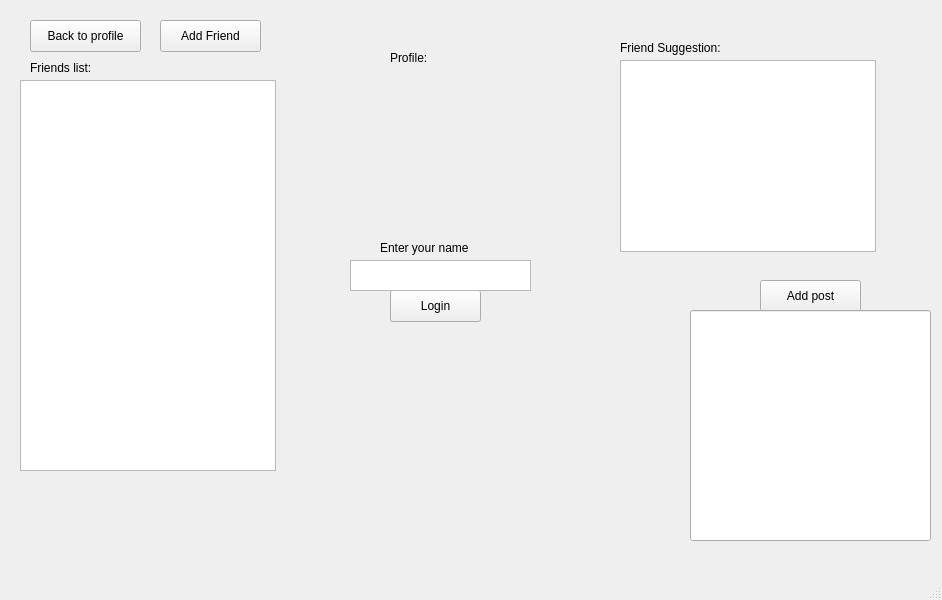
<?xml version="1.0" encoding="UTF-8"?>
<ui version="4.0">
 <class>SocialNetworkWindow</class>
 <widget class="QMainWindow" name="SocialNetworkWindow">
  <property name="geometry">
   <rect>
    <x>0</x>
    <y>0</y>
    <width>942</width>
    <height>600</height>
   </rect>
  </property>
  <property name="windowTitle">
   <string>SocialNetworkWindow</string>
  </property>
  <widget class="QWidget" name="centralwidget">
   <widget class="QPushButton" name="loginButton">
    <property name="geometry">
     <rect>
      <x>390</x>
      <y>290</y>
      <width>91</width>
      <height>32</height>
     </rect>
    </property>
    <property name="text">
     <string>Login</string>
    </property>
   </widget>
   <widget class="QPushButton" name="backToProfileButton">
    <property name="geometry">
     <rect>
      <x>30</x>
      <y>20</y>
      <width>111</width>
      <height>32</height>
     </rect>
    </property>
    <property name="text">
     <string>Back to profile</string>
    </property>
   </widget>
   <widget class="QPushButton" name="addFriendButton">
    <property name="geometry">
     <rect>
      <x>160</x>
      <y>20</y>
      <width>101</width>
      <height>32</height>
     </rect>
    </property>
    <property name="text">
     <string>Add Friend</string>
    </property>
   </widget>
   <widget class="QPushButton" name="addPostButton">
    <property name="geometry">
     <rect>
      <x>760</x>
      <y>280</y>
      <width>101</width>
      <height>32</height>
     </rect>
    </property>
    <property name="text">
     <string>Add post</string>
    </property>
   </widget>
   <widget class="QTextEdit" name="nameInput">
    <property name="geometry">
     <rect>
      <x>350</x>
      <y>260</y>
      <width>181</width>
      <height>31</height>
     </rect>
    </property>
    <property name="html">
     <string>&lt;!DOCTYPE HTML PUBLIC &quot;-//W3C//DTD HTML 4.0//EN&quot; &quot;http://www.w3.org/TR/REC-html40/strict.dtd&quot;&gt;
&lt;html&gt;&lt;head&gt;&lt;meta name=&quot;qrichtext&quot; content=&quot;1&quot; /&gt;&lt;meta charset=&quot;utf-8&quot; /&gt;&lt;style type=&quot;text/css&quot;&gt;
p, li { white-space: pre-wrap; }
hr { height: 1px; border-width: 0; }
li.unchecked::marker { content: &quot;\2610&quot;; }
li.checked::marker { content: &quot;\2612&quot;; }
&lt;/style&gt;&lt;/head&gt;&lt;body style=&quot; font-family:'.AppleSystemUIFont'; font-size:13pt; font-weight:400; font-style:normal;&quot;&gt;
&lt;p style=&quot;-qt-paragraph-type:empty; margin-top:0px; margin-bottom:0px; margin-left:0px; margin-right:0px; -qt-block-indent:0; text-indent:0px;&quot;&gt;&lt;br /&gt;&lt;/p&gt;&lt;/body&gt;&lt;/html&gt;</string>
    </property>
   </widget>
   <widget class="QLabel" name="loginPrompt">
    <property name="geometry">
     <rect>
      <x>380</x>
      <y>240</y>
      <width>151</width>
      <height>16</height>
     </rect>
    </property>
    <property name="text">
     <string>Enter your name</string>
    </property>
   </widget>
   <widget class="QTableWidget" name="friendsTable">
    <property name="geometry">
     <rect>
      <x>20</x>
      <y>80</y>
      <width>256</width>
      <height>391</height>
     </rect>
    </property>
   </widget>
   <widget class="QLabel" name="profileHeader">
    <property name="geometry">
     <rect>
      <x>390</x>
      <y>50</y>
      <width>91</width>
      <height>16</height>
     </rect>
    </property>
    <property name="text">
     <string>Profile:</string>
    </property>
   </widget>
   <widget class="QLabel" name="friendsHeader">
    <property name="geometry">
     <rect>
      <x>30</x>
      <y>60</y>
      <width>111</width>
      <height>16</height>
     </rect>
    </property>
    <property name="text">
     <string>Friends list:</string>
    </property>
   </widget>
   <widget class="QLabel" name="friendSuggestionsHeader">
    <property name="geometry">
     <rect>
      <x>620</x>
      <y>40</y>
      <width>141</width>
      <height>16</height>
     </rect>
    </property>
    <property name="text">
     <string>Friend Suggestion:</string>
    </property>
   </widget>
   <widget class="QLineEdit" name="postInput">
    <property name="geometry">
     <rect>
      <x>690</x>
      <y>310</y>
      <width>241</width>
      <height>231</height>
     </rect>
    </property>
   </widget>
   <widget class="QTableWidget" name="friendSuggestionsTable">
    <property name="geometry">
     <rect>
      <x>620</x>
      <y>60</y>
      <width>256</width>
      <height>192</height>
     </rect>
    </property>
   </widget>
  </widget>
  <widget class="QMenuBar" name="menubar">
   <property name="geometry">
    <rect>
     <x>0</x>
     <y>0</y>
     <width>942</width>
     <height>37</height>
    </rect>
   </property>
  </widget>
  <widget class="QStatusBar" name="statusbar"/>
 </widget>
 <resources/>
 <connections/>
</ui>
